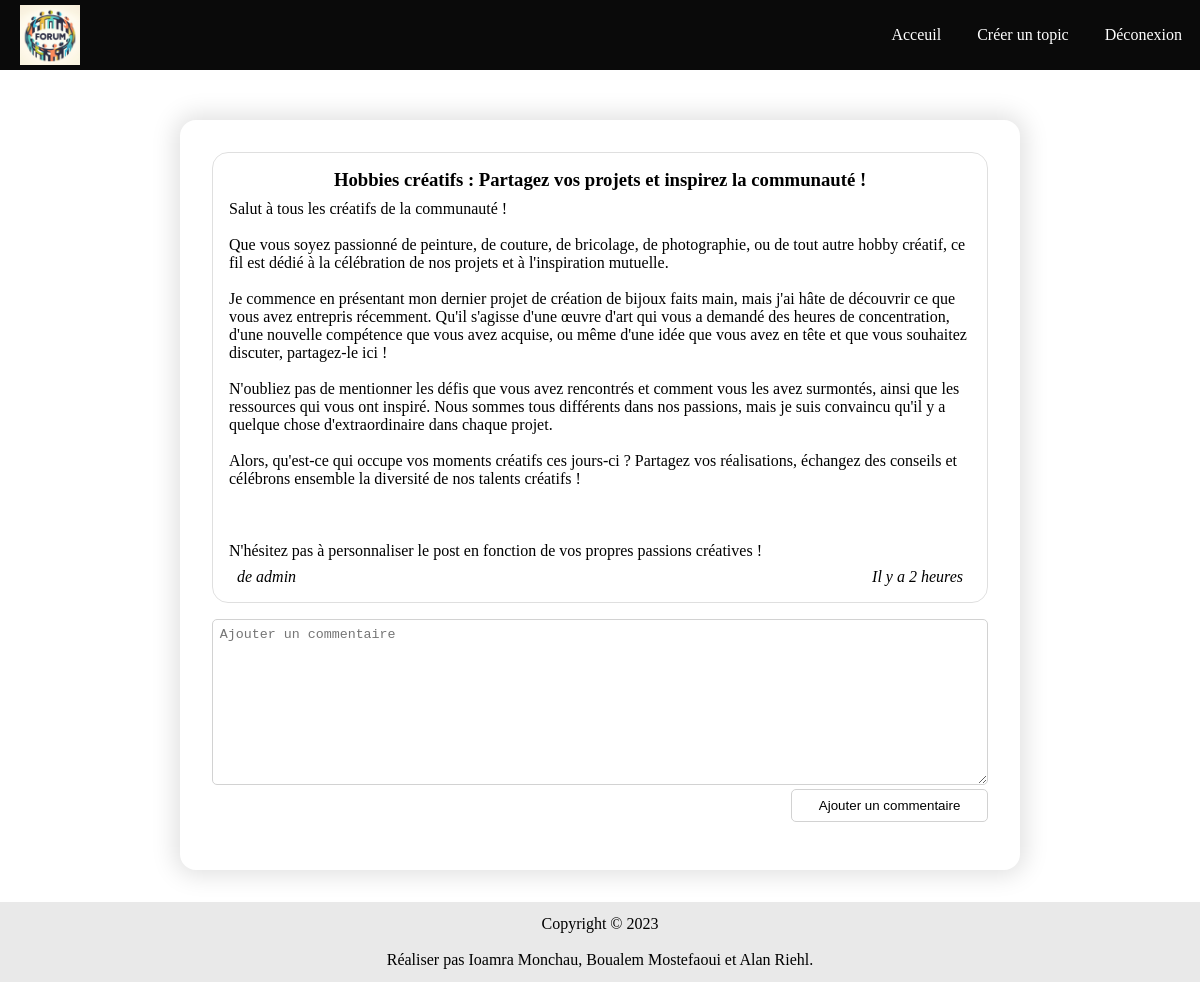
Page /view-topic.php?id=1 (signed in) on the committed database.
### tables this page shows
CREATE TABLE IF NOT EXISTS `topic` (
  `id_topic` int NOT NULL AUTO_INCREMENT,
  `title_topic` varchar(255) DEFAULT NULL,
  `message_topic` text,
  `date_topic` varchar(16) DEFAULT NULL,
  `id_user` int DEFAULT NULL,
  PRIMARY KEY (`id_topic`),
  KEY `id_user` (`id_user`)
);

CREATE TABLE IF NOT EXISTS `user` (
  `id_user` int NOT NULL AUTO_INCREMENT,
  `mail_user` varchar(320) NOT NULL,
  `pseudo_user` varchar(16) NOT NULL,
  `password_user` varchar(64) NOT NULL,
  `role_user` tinyint(1) NOT NULL DEFAULT '0',
  PRIMARY KEY (`id_user`)
);

### includes/functions/format-date-diff.php (called while the page is built, shortened)
<?php
function formatDateDiff($date) {
    $diff = time() - DateTime::createFromFormat('d/m/Y H:i', $date)->getTimestamp();
    $oneMinute = 60;
    $oneHours = 60 * 60;
    $oneDay = 60 * 60 * 24;
    $oneMonth = 60 * 60 * 24 * 30;
    $oneYear = 60 * 60 * 24 * 365;
    $res = "il y a moins d'une minute";
    $diff > $oneMinute && $res = "Il y a 1 minute";
    $diff > $oneMinute * 2 && $res = "Il y a ".round($diff / $oneMinute)." minutes";
    $diff > $oneHours && $res = "Il y a 1 heure";
    $diff > $oneHours * 2 && $res = "Il y a ".round($diff / $oneHours)." heures";
    $diff > $oneDay && $res = "Il y a 1 jour";
    $diff > $oneDay * 2 && $res = "Il y a ".round($diff / $oneDay)." jours";
    $diff > $oneMonth && $res = "Il y a ".round($diff / $oneMonth)." mois";
    $diff > $oneYear && $res = "Il y a plus d'un ans";
    return $res;
}
?>

### view-topic.php (the view, shortened to what this page needs)
<?php
    require_once 'includes/bdd.php';
    require_once 'includes/functions/format-date-diff.php';
    $req = $bdd->prepare("SELECT title_topic, message_topic, date_topic, pseudo_user FROM topic INNER JOIN user ON topic.id_user = user.id_user WHERE id_topic = ".$_GET['id']);
    $req->execute();
    $topic = $req->fetch(PDO::FETCH_ASSOC);
?>
<!DOCTYPE html>
<html lang="fr">
<head>
    <?php require_once 'includes/head.php'; ?>
    <link rel="stylesheet" href="assets/css/view-topic.css">
</head>
<body onload="getComment(<?=$_GET['id']?>)">
    <?php
    require_once 'includes/nav.php';
    ?>
    <main>
        <section class="card-container">
            <article class="topic">
                <h3 class="topic-title"><?=nl2br(strip_tags($topic['title_topic']))?></h3>
                <section class="topic-content"><?=nl2br(strip_tags($topic['message_topic']))?></section>
                <section class="topic-author-and-date">
                    <i>de <?=nl2br(strip_tags($topic['pseudo_user']))?></i>
                    <i><?=nl2br(strip_tags(formatDateDiff($topic['date_topic'])))?></i>
                </section>
            </article>
            <section class="add-comment">
                <textarea name="content-comment" id="content-comment" rows="10" placeholder="Ajouter un commentaire"></textarea>
                <section class="container-btn-submit">
                    <button name="submit-comment" onclick="addComment(<?=$_GET['id']?>, <?=$_SESSION['id']?>)">Ajouter un commentaire</button>
                </section>
            </section>
        </section>
    </main>
    <?php require_once "includes/footer.php" ?>
</body>
</html>

### assets/css/main.css (style rules this page uses)
* { padding: 0; margin: 0; box-sizing: border-box; }
body { padding-top: 120px; }
main { min-height: calc(100vh - 120px - 7em); }
main .card-container { width: 96%; margin-left: 2%; padding: 1em; box-shadow: 0 0 25px 5px rgba(0, 0, 0, 0.125); border-radius: 1rem; display: flex; flex-direction: column; align-items: center; }
@media (min-width: 600px) { main .card-container { width: 85%; margin-left: 7.5%; padding: 1.5em; } }
@media (min-width: 1200px) { main .card-container { width: 70%; margin-left: 15%; padding: 2em; } }

### assets/css/view-topic.css (style rules this page uses)
.topic { display: flex; flex-direction: column; margin-bottom: 1em; padding: 1em; border: 1px solid rgba(0, 0, 0, 0.125); border-radius: 1rem; width: 100%; }
.topic .topic-title { text-align: center; margin-bottom: 0.5em; }
.topic .topic-content { margin-bottom: 0.5em; width: 100%; }
.topic .topic-author-and-date { display: flex; flex-direction: row; justify-content: space-between; margin: 0 0.5em; }
.add-comment { width: 100%; margin-bottom: 1em; }
.add-comment textarea { width: 100%; border-radius: 5px; border: 1px solid rgb(210, 210, 210); outline: none; resize: vertical; padding: 0.5em; }
.add-comment .container-btn-submit { display: flex; justify-content: flex-end; }
.add-comment .container-btn-submit button { cursor: pointer; border-radius: 5px; background-color: transparent; border: 1px solid rgb(210, 210, 210); height: 2.5em; padding: 0 2em; }

### rows in the picture
topic: title_topic "Hobbies créatifs : Partagez vos projets et inspirez la communauté !", message_topic "Salut à tous les créatifs de la communauté ! Que vous soyez passionné de peinture, de couture, de bricolage, de photographie, ou de tout autre hobby créatif, ce fil est dédié à la célébration de nos projets et à l'inspiration mutuelle. Je commence en présentant mon dernier projet de création de bijoux faits main, mais j'ai hâte de découvrir ce que vous avez entrepris récemment. Qu'il s'agisse d'une œuvre d'art qui vous a demandé des heures de concentration, d'une nouvelle compétence que vous avez acquise, ou même d'une idée que vous avez en tête et que vous souhaitez discuter, partagez-le ici ! N'oubliez pas de mentionner les défis que vous avez rencontrés et comment vous les avez…", id_user.pseudo_user "admin", date_topic "Il y a 2 heures"
